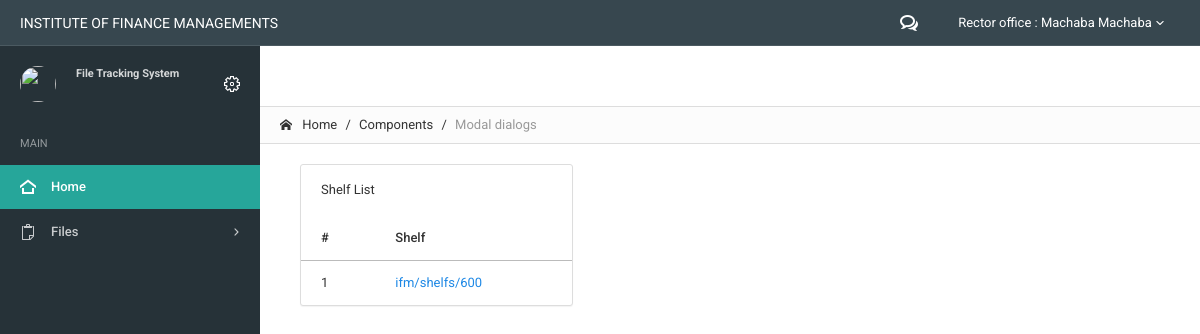
The page /cabinet_inside.php?page=1 (signed in) on the database its author committed.
### tables this page shows
CREATE TABLE `sections_levels_list` (
  `sections_levels_list_id` int(11) NOT NULL,
  `name` varchar(100) NOT NULL,
  `level` int(11) NOT NULL,
  `section_levels_id` int(11) NOT NULL
);

CREATE TABLE `staffs` (
  `id` int(11) NOT NULL,
  `staff_id` varchar(100) NOT NULL,
  `fname` varchar(300) NOT NULL,
  `middle` varchar(300) NOT NULL,
  `lname` varchar(300) NOT NULL,
  `email` varchar(300) NOT NULL,
  `inside_section_list_id` int(11) NOT NULL,
  `phone` int(11) NOT NULL,
  `username` varchar(300) NOT NULL,
  `password` varchar(300) NOT NULL,
  `security_level_id` int(11) NOT NULL
);

CREATE TABLE `shelf` (
  `shelf_id` int(11) NOT NULL,
  `name` varchar(100) NOT NULL,
  `cabinet_id` int(11) NOT NULL
);

### Core/init.php (called while the page is built, shortened)
<?php
spl_autoload_register(function ($classes){
    $path = '../classes/'.$classes.'.class.php';
});
require_once '../classes/Connection.php';

### public/login_include.php (called while the page is built, shortened)
<?php
$session = new Session();
 ?>

### classes/session.class.php (called while the page is built, shortened)
<?php
class Session{
                                ?>
<?php
		private function checklogin(){
			if (isset($_SESSION['staff_email'])) {
				$this->staff_email = $_SESSION['staff_email'];
			} else {
				unset($this->staff_email);
				$this->logged = false;
			}
		}
}

### classes/Connection.php (called while the page is built, shortened)
<?php
class Connection{
    public $connect;
    public function open_connection() {
        $this->connect = mysqli_connect(DB_SERVER, DB_USER, DB_PASSWORD, DB_NAME);
    }
    public function select_query($sql){
        $r = $this->connect->query($sql);
        $m = array();
        while($row =$r->fetch_assoc()){
            $m[] = $row;
        }
        return $m;
    }
    public function query($sql){
        $r = mysqli_query($this->connect,$sql);
        $row = mysqli_fetch_assoc($r);
        return $row;
    }
}

### classes/staff.class.php (called while the page is built, shortened)
<?php
class Staff{
    public static function full_name($fname, $lname) {
        if ($fname <> '' && $lname <> '') {
            return $fname ." ". $lname;
        } else {
            return 'System user';
        }
    }
    public function staff_one($email){
        $select = new Connection();
        $row = $select->query("select * from staffs where email = '$email'");
        return $row;
    }
}

### classes/Section_levels_list.class.php (called while the page is built, shortened)
<?php
class Section_levels_list{
    public function select_section_level_list_id($pageid){
        $select = new Connection();
        $row = $select->query("select * from sections_levels_list where sections_levels_list_id = $pageid");
        return $row;
    }
}

### classes/cabinet.class.php (called while the page is built, shortened)
<?php
class cabinet{
    public function open_cabinets($pageid){
        $select = new Connection();
        $page6 = $select->query("select * from cabinets where cabinet_id = '$pageid'");
        return $page6;
    }
}

### classes/shelf.class.php (called while the page is built, shortened)
<?php
class Shelf{
    public function shelf_cabinet_id($id){
        $select = new Connection();
        $row = $select->select_query("select * from shelf where cabinet_id = $id");
        return $row;
    }
}

### public/modal_page/shelfs.php (the view)
<div class="col-lg-4">
                                  <section class="panel">
                                      <header class="panel-heading">
                              Shelf List
                          </header>
                          <div class="table-responsive" >
                            <table class="table">
                              <thead>
                                <tr>
                                  <th>#</th>
                                  <th>Shelf</th>
                                </tr>
                              </thead>
                              <tbody>
                                  <?php
								                  $cab = new cabinet();
																	$cab6 = $cab->open_cabinets($pageid);
								                  $shelf = new Shelf();
                                  foreach ($shelf->shelf_cabinet_id($cab6['cabinet_id']) as $shelf1){
                                      ?>
                                  <tr>
                                            <td><?php echo $shelf1['shelf_id'];?></td>
                                            <td><a href="files_in_shelf.php?page=<?php echo $shelf1['shelf_id']; ?>"><?php echo $shelf1['name'];?></a></td>
                                  </tr>
                          <?php
                                  }?>
                              </tbody>
                            </table>
                          </div>
                      </section>
                              </div>

### public/template/navigation.php (shortened to what this page needs)
<div class="navbar navbar-inverse">
		<div class="navbar-header">
			<a class="navbar-brand" href="index.php">INSTITUTE OF FINANCE MANAGEMENTS</a>
		</div>
		<div class="navbar-collapse collapse" id="navbar-mobile">
			<ul class="nav navbar-nav navbar-right">
				<li class="dropdown" id="notification">
					<a href="#" class="dropdown-toggle" data-toggle="dropdown">
						<i class="icon-bubbles4"></i>
						<span class="badge bg-warning-400" id="testing"><?php
						$staff = new Staff();
						$receiver = $staff->staff_one($session->staff_email);
						?></span>
					</a>
				</li>
				<li class="dropdown dropdown-user">
					<a class="dropdown-toggle" data-toggle="dropdown">
						<span>
							<?php
							$staff = new Staff();
							$row = $staff->staff_one($session->staff_email);
							$fname = $row['fname'];
							$lname = $row['lname'];
							$office_id = $row['inside_section_list_id'];
							$section_level_list = new Section_levels_list();
							$office = $section_level_list->select_section_level_list_id($office_id);
							$row1 = Staff::full_name($fname,$lname);
							echo $office['name'].' : '.$row1;
							?>
							</span>
						<i class="caret"></i>
					</a>
				</li>
			</ul>
		</div>
	</div>

### rows shown on the page
sections_levels_list: name "Rector office"
staffs: row1 "Machaba Machaba"
shelf: shelf_id "1", name "ifm/shelfs/600"
